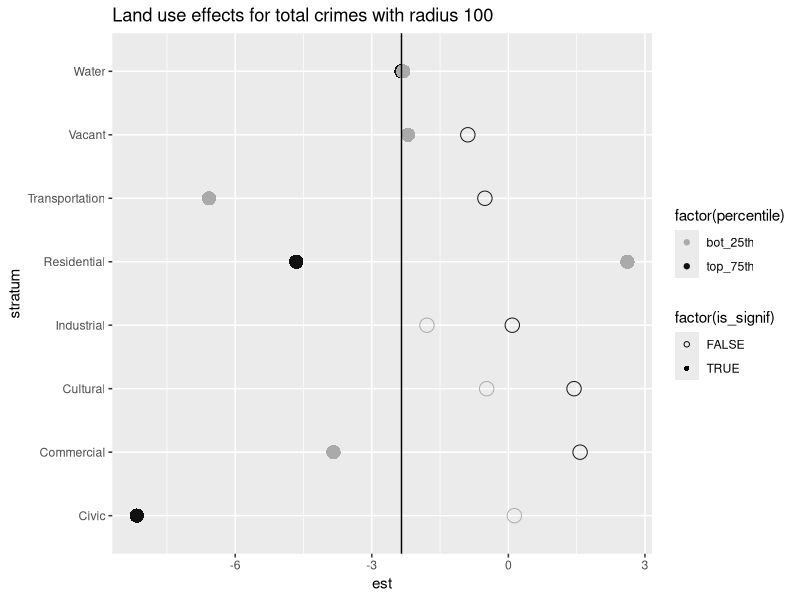
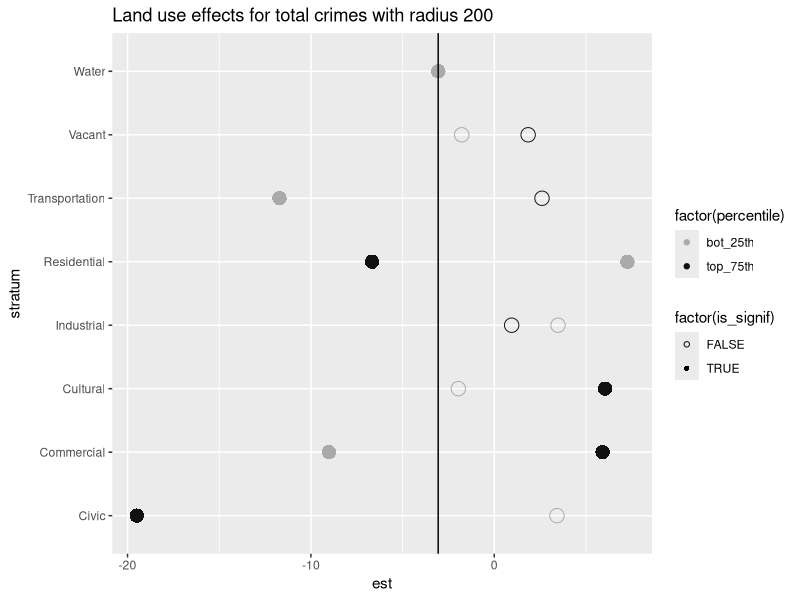
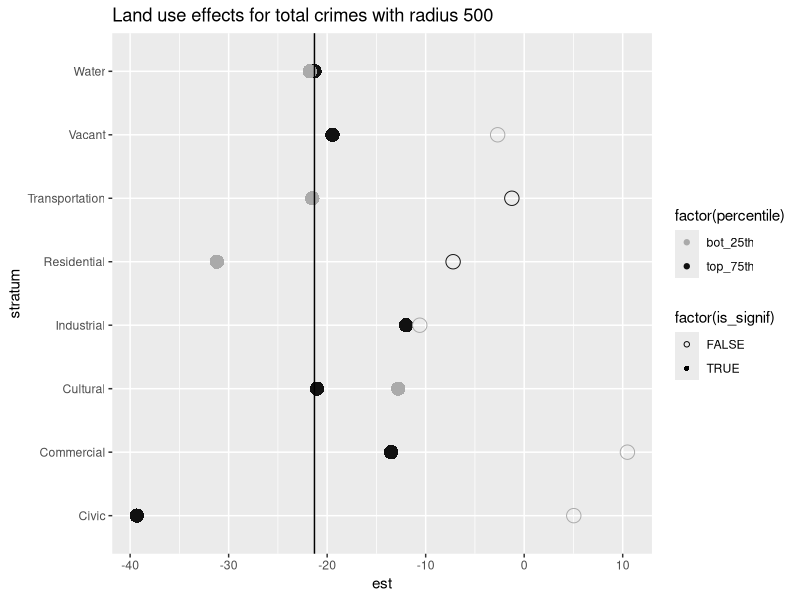
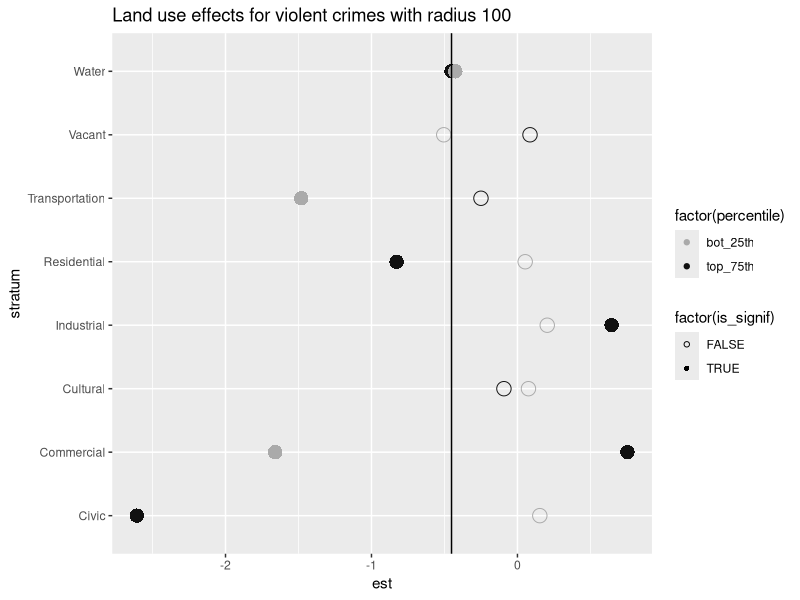
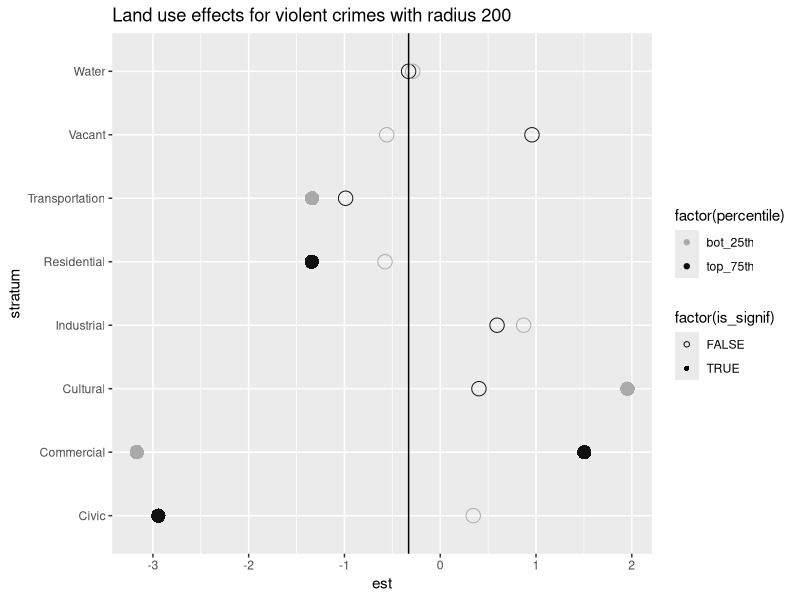
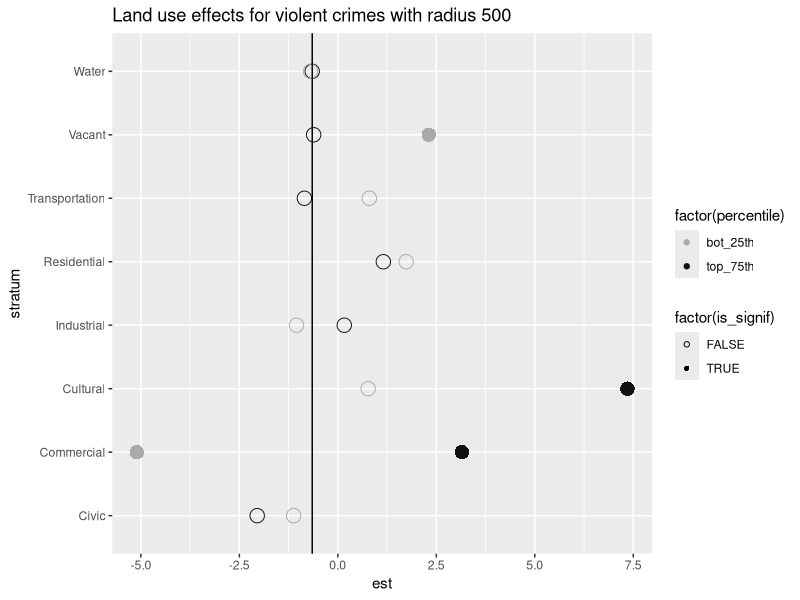
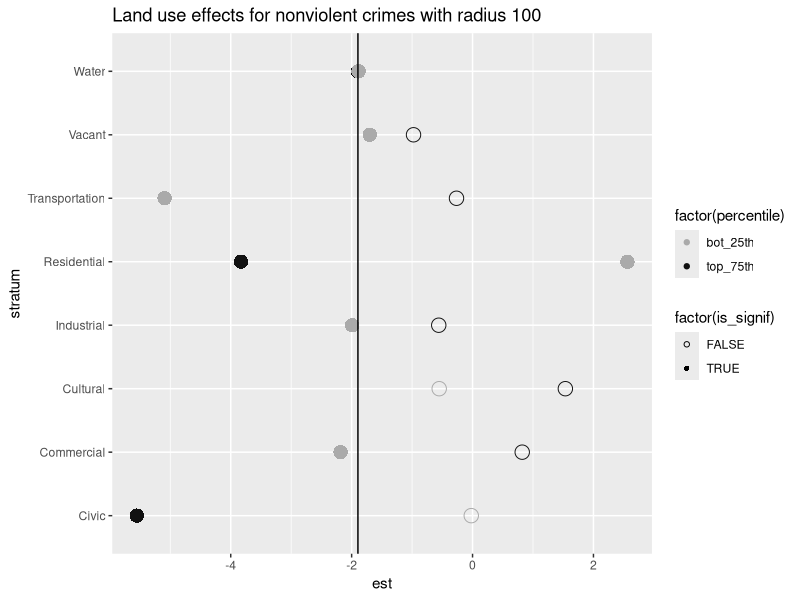
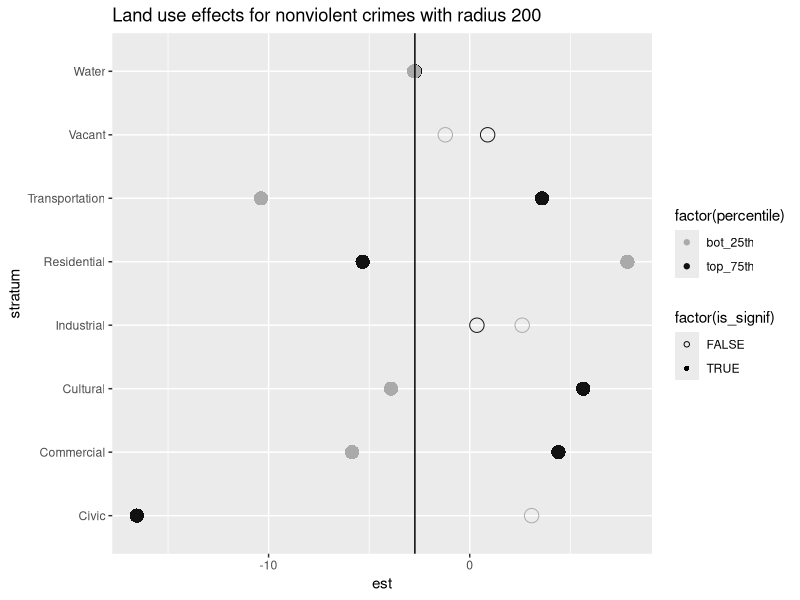

Generate these figures, in order, with R:
library(ggplot2)
library(gridExtra)
library(grid)
library(gtable)

# Load the data
all_tests = read.csv("../neat_data/analysis_results/all_pairs_tests_new.csv")
segment_tests = read.csv("../neat_data/analysis_results/land_use_strata_tests_new.csv")

segment_tests$is_signif = segment_tests$p <= 0.05

# Determine if the data is significant
types = c("total", "violent", "nonviolent")

for (crime_type in types) {
  for (crime_radius in c(100, 200, 500)) {
    # Get the relevant scores for the crimes
    sub_tests = subset(segment_tests, type == crime_type & radius == crime_radius)
    all_relevant_scores = subset(all_tests, type == crime_type & radius == crime_radius)
    
    # Plot the stratum scores
    p <- ggplot(sub_tests, aes(est, stratum))
    p <- p + geom_point(aes(colour = factor(percentile), shape = factor(is_signif), size=5)) + guides(size=FALSE)+
      scale_color_manual(values=c('#aaaaaa','#111111'))+
      scale_shape_manual(values=c(1, 16))
    
    # Mark the line for the basic score
    p <- p + geom_vline(xintercept = all_relevant_scores$est)
    p <- p + ggtitle(paste("Land use effects for", crime_type, "crimes with radius", crime_radius))
    p
    
    filename <- paste("../neat_img/land_use_stratum_", crime_type, "_", crime_radius, ".png", sep="")
    
    ggsave(filename, width = 6, height = 4)
  }
}



